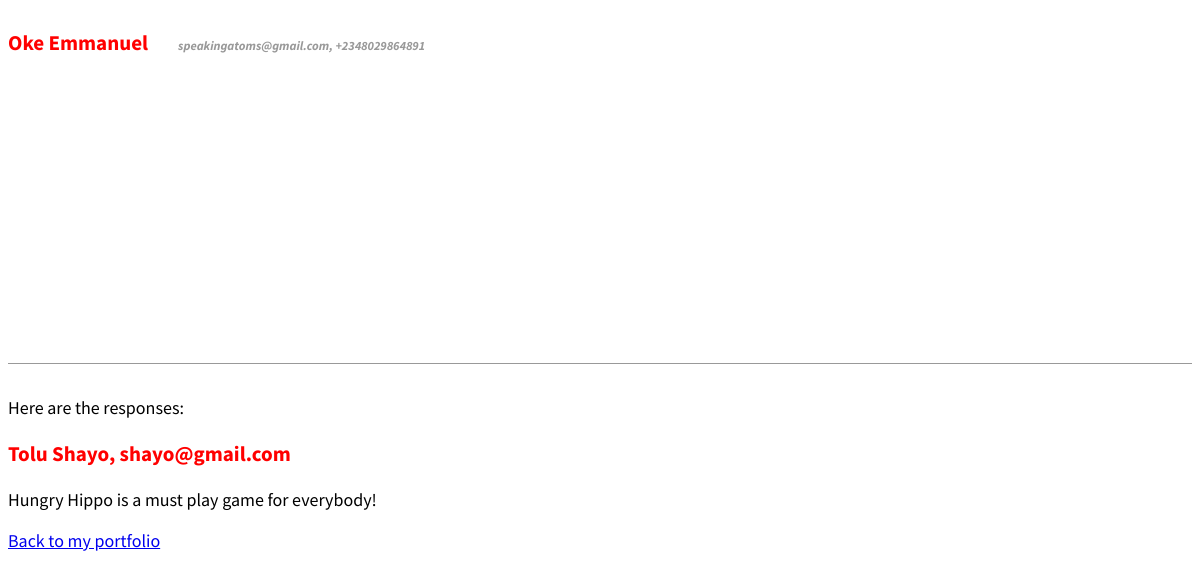
/responses/, run on the app's committed database.
### ResumeApp/ResumePage/models.py (models this page shows, shortened)
class Contact(models.Model):
    name = models.CharField(max_length=30, null=False, default="")
    email= models.EmailField(max_length=50, null=True, default="")
    message = models.CharField(max_length=400, null=True, default="")

### ResumeApp/ResumePage/views.py (the view)
# urls.py: path('responses/', Responses.as_view(), name='responses'),
class Responses(View):
    def get (self, request, *args, **kwargs):
         responses = Contact.objects.all()
         context = {
            'response_list': responses,
         }
         return render (request, 'responses.html', context)

### ResumeApp/templates/responses.html
{% extends 'base.html' %}
{% block content %}
<div>
    Here are the responses:
    {% for response in response_list %}
    <div class='post-entry'>
        <h3>{{response.name}}, {{response.email}}</h3>
        <p>{{response.message}}</p>
    </div>
    {% endfor %}
</div>
<a href="{% url 'index' %}"> Back to my portfolio</a>
{% endblock %}

### ResumeApp/templates/base.html (shortened to what this page needs)
{% load static %}
<!DOCTYPE html>
<html lnag="en">
<head>
    <link rel='stylesheet' href="{% static 'css/base.css' %}"/>
</head>
<body>
   <header>
       <div style="display:flex; flex-direction: row;" class="nav-left">
            <h3 >Oke Emmanuel</h3> <p style="margin-top:30px; margin-left:30px; display:inline-flex; color:#999; font-style:italic; font-weight:bold; font-size:0.7em;">speakingatoms@gmail.com, +2348029864891</p>
       </div>
       <div  class="nav-right">
           <a href="https://hng.tech/"> <img style="height:30px;" src="https://hng.tech/img/brand-logo.png"></a>
       </div>
   </header>
    <div>
        {% block content %}
        {% endblock%}
    </div>
</body>
</html>

### ResumeApp/static/css/base.css (style rules this page uses)
body { font-family: 'Source Sans Pro', sans; font-size: 18px; }
header { border-bottom: 1px solid #999; margin-bottom: 2rem; display: flex; }
header h3 { color: red; text-decoration: none; }
.nav-left { margin-right: auto; }
h3 { color: red; }
.nav-right { display: flex; padding-top: 20rem; }
img { height:50px; width:10px; }

### data on the page
Contact: name "Tolu Shayo", email "shayo@gmail.com", message "Hungry Hippo is a must play game for everybody!"
